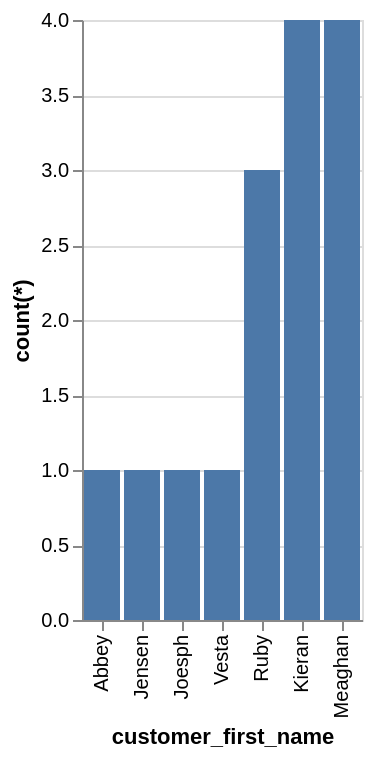

Here is the Vega-Lite specification saved for this chart:
### Vega-Lite specification from a JSON file in a GitHub repository (floating-point values rounded to 4 significant figures)
{"data": {"values": [{"x_data": "Abbey", "y_data": 1}, {"x_data": "Jensen", "y_data": 1}, {"x_data": "Joesph", "y_data": 1}, {"x_data": "Vesta", "y_data": 1}, {"x_data": "Ruby", "y_data": 3}, {"x_data": "Kieran", "y_data": 4}, {"x_data": "Meaghan", "y_data": 4}]}, "mark": "bar", "encoding": {"x": {"field": "x_data", "type": "nominal", "title": "customer_first_name", "sort": {"op": "sum", "field": "y_data", "order": "ascending"}}, "y": {"field": "y_data", "type": "quantitative", "title": "count(*)"}}}
